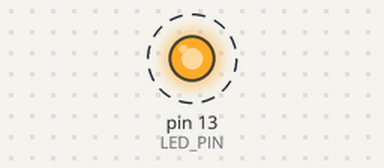
This sketch was run on a simulated Arduino Uno, built with avr-gcc and run on an emulated ATmega328P. On the bench: output pins drawn as LEDs (lit = HIGH). Dashed ring = blinking.

Above: at 0.5 s.
Timing chart, 0 to 4.6 s (numbered marks = the images above):
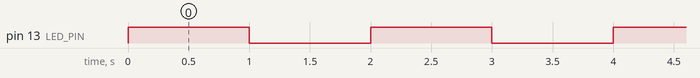

The sketch:

BlinkWithDelayOneLed.ino
```cpp
// (licence header left out)
#define LED_PIN 13

void blink(byte ledPin, int interval) {
  digitalWrite(ledPin, HIGH);
  delay(interval);
  digitalWrite(ledPin, LOW);
  delay(interval);
}

void setup() {
  pinMode(LED_PIN, OUTPUT);
}

void loop() {
  blink(LED_PIN, 1000);
  //And do something else
}
```

Measured:
- by itself, pin 13 (LED_PIN): alternates HIGH for 1.0 s and LOW for 1.0 s
